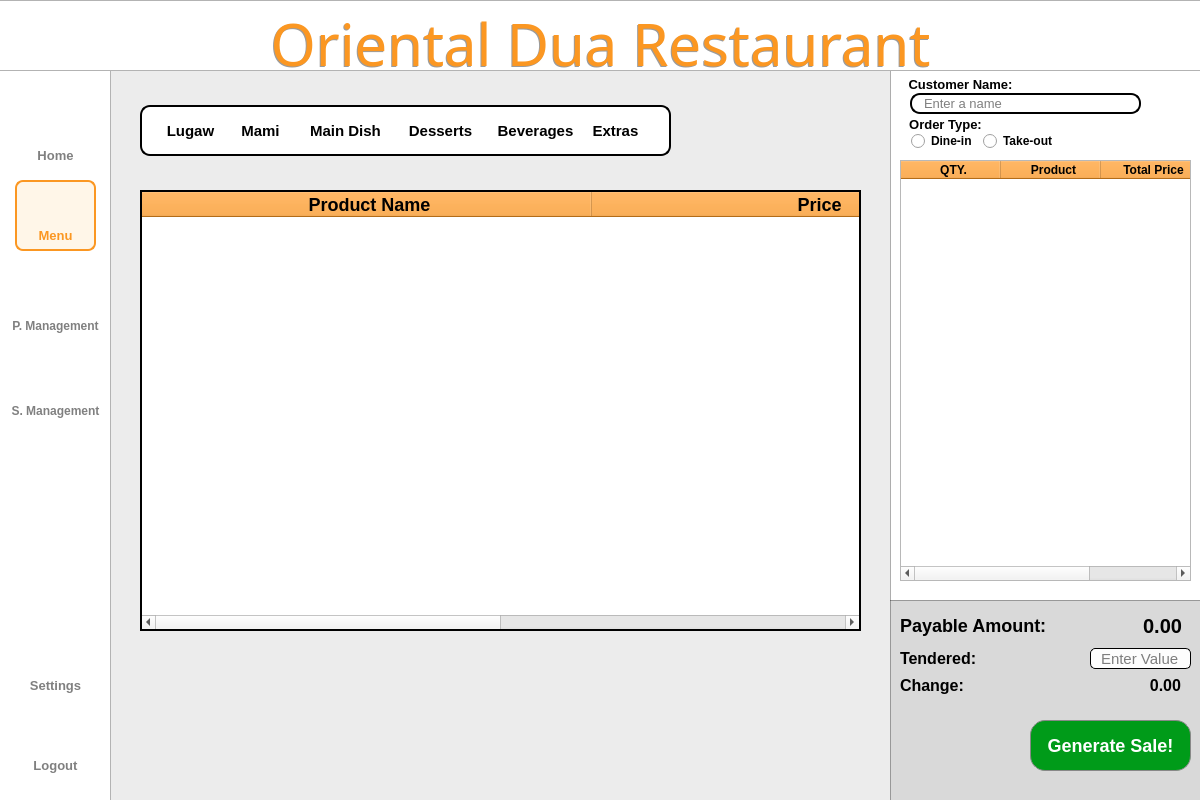
<?xml version="1.0" encoding="UTF-8"?>
<ui version="4.0">
 <class>Dialog</class>
 <widget class="QDialog" name="Dialog">
  <property name="geometry">
   <rect>
    <x>0</x>
    <y>0</y>
    <width>1200</width>
    <height>800</height>
   </rect>
  </property>
  <property name="windowTitle">
   <string>Dialog</string>
  </property>
  <widget class="QWidget" name="bgwidget" native="true">
   <property name="geometry">
    <rect>
     <x>0</x>
     <y>0</y>
     <width>1200</width>
     <height>800</height>
    </rect>
   </property>
   <property name="layoutDirection">
    <enum>Qt::LeftToRight</enum>
   </property>
   <property name="styleSheet">
    <string notr="true">QWidget#bgwidget{
background-color: rgb(236, 236, 236);
}

</string>
   </property>
   <widget class="QLabel" name="sidebar">
    <property name="geometry">
     <rect>
      <x>-10</x>
      <y>-30</y>
      <width>121</width>
      <height>891</height>
     </rect>
    </property>
    <property name="styleSheet">
     <string notr="true">background-color: rgb(255, 255, 255);
border: 1px solid rgba(0, 0, 0, 0.3);  </string>
    </property>
    <property name="text">
     <string/>
    </property>
   </widget>
   <widget class="QLabel" name="titlebar">
    <property name="geometry">
     <rect>
      <x>-2</x>
      <y>0</y>
      <width>1204</width>
      <height>71</height>
     </rect>
    </property>
    <property name="styleSheet">
     <string notr="true">background-color: rgb(255, 255, 255);
border: 1px solid rgba(0, 0, 0, 0.3);  </string>
    </property>
    <property name="text">
     <string/>
    </property>
   </widget>
   <widget class="QLabel" name="title">
    <property name="geometry">
     <rect>
      <x>0</x>
      <y>10</y>
      <width>1201</width>
      <height>71</height>
     </rect>
    </property>
    <property name="styleSheet">
     <string notr="true">QLabel#title{
	color: #FB9722;
    font-family: Sacramento;
    font-size: 58px;
    font-weight: 400;
    padding-bottom: 5px;
    text-align: center;
}</string>
    </property>
    <property name="text">
     <string>Oriental Dua Restaurant</string>
    </property>
    <property name="alignment">
     <set>Qt::AlignCenter</set>
    </property>
    <property name="wordWrap">
     <bool>true</bool>
    </property>
   </widget>
   <widget class="QLabel" name="whitebg_10">
    <property name="geometry">
     <rect>
      <x>890</x>
      <y>50</y>
      <width>311</width>
      <height>761</height>
     </rect>
    </property>
    <property name="styleSheet">
     <string notr="true">background-color: rgb(255, 255, 255);
border: 1px solid rgba(0, 0, 0, 0.3);  
border-radius: 10px;  </string>
    </property>
    <property name="text">
     <string/>
    </property>
   </widget>
   <widget class="QLabel" name="whitebg_11">
    <property name="geometry">
     <rect>
      <x>890</x>
      <y>600</y>
      <width>311</width>
      <height>211</height>
     </rect>
    </property>
    <property name="styleSheet">
     <string notr="true">background-color:#D9D9D9;
border: 1px solid rgba(0, 0, 0, 0.3);  
</string>
    </property>
    <property name="text">
     <string/>
    </property>
   </widget>
   <widget class="QLabel" name="logoutIcon">
    <property name="geometry">
     <rect>
      <x>39</x>
      <y>715</y>
      <width>35</width>
      <height>35</height>
     </rect>
    </property>
    <property name="minimumSize">
     <size>
      <width>35</width>
      <height>35</height>
     </size>
    </property>
    <property name="maximumSize">
     <size>
      <width>35</width>
      <height>35</height>
     </size>
    </property>
    <property name="styleSheet">
     <string notr="true">QLabel#Pmanagementbtn{
    color: rgba(0,0,0, 0.5);
    font-family: 'Roboto';
    font-size: 11px;
    font-weight: 300;
}</string>
    </property>
    <property name="text">
     <string/>
    </property>
    <property name="pixmap">
     <pixmap resource="../resource.qrc">:/icon/icons/shutdown.png</pixmap>
    </property>
    <property name="scaledContents">
     <bool>true</bool>
    </property>
    <property name="alignment">
     <set>Qt::AlignCenter</set>
    </property>
   </widget>
   <widget class="QPushButton" name="logoutbtn">
    <property name="geometry">
     <rect>
      <x>15</x>
      <y>750</y>
      <width>81</width>
      <height>31</height>
     </rect>
    </property>
    <property name="styleSheet">
     <string notr="true">QPushButton{
    color: rgba(0,0,0, 0.5);
    font-family: 'Inter';
    font-size: 13px;
    font-weight: 500;
	border:none;
}

QPushButton:hover{
color: #FB9722;
border: 2px solid #FB9722;
border-radius: 8px;
background-color: rgba(255, 167, 25, 0.1);
}</string>
    </property>
    <property name="text">
     <string>Logout</string>
    </property>
   </widget>
   <widget class="QPushButton" name="settingsbtn">
    <property name="geometry">
     <rect>
      <x>15</x>
      <y>670</y>
      <width>81</width>
      <height>31</height>
     </rect>
    </property>
    <property name="styleSheet">
     <string notr="true">QPushButton{
    color: rgba(0,0,0, 0.5);
    font-family: 'Inter';
    font-size: 13px;
    font-weight: 500;
	border:none;
}

QPushButton:hover{
color: #FB9722;
border: 2px solid #FB9722;
border-radius: 8px;
background-color: rgba(255, 167, 25, 0.1);
}</string>
    </property>
    <property name="text">
     <string>Settings</string>
    </property>
   </widget>
   <widget class="QLabel" name="settingIcon">
    <property name="geometry">
     <rect>
      <x>39</x>
      <y>634</y>
      <width>35</width>
      <height>35</height>
     </rect>
    </property>
    <property name="minimumSize">
     <size>
      <width>35</width>
      <height>35</height>
     </size>
    </property>
    <property name="maximumSize">
     <size>
      <width>35</width>
      <height>35</height>
     </size>
    </property>
    <property name="styleSheet">
     <string notr="true">QLabel#Pmanagementbtn{
    color: rgba(0,0,0, 0.5);
    font-family: 'Roboto';
    font-size: 11px;
    font-weight: 300;
}</string>
    </property>
    <property name="text">
     <string/>
    </property>
    <property name="pixmap">
     <pixmap resource="../resource.qrc">:/icon/icons/settings.png</pixmap>
    </property>
    <property name="scaledContents">
     <bool>true</bool>
    </property>
    <property name="alignment">
     <set>Qt::AlignCenter</set>
    </property>
   </widget>
   <widget class="QPushButton" name="menubtn">
    <property name="geometry">
     <rect>
      <x>15</x>
      <y>220</y>
      <width>81</width>
      <height>31</height>
     </rect>
    </property>
    <property name="styleSheet">
     <string notr="true">QPushButton{
    color: #FB9722;;
    font-family: 'Inter';
    font-size: 13px;
    font-weight: 500;
	border:none;
}
</string>
    </property>
    <property name="text">
     <string>Menu</string>
    </property>
   </widget>
   <widget class="QLabel" name="p_mIcon">
    <property name="geometry">
     <rect>
      <x>37</x>
      <y>270</y>
      <width>40</width>
      <height>40</height>
     </rect>
    </property>
    <property name="minimumSize">
     <size>
      <width>40</width>
      <height>40</height>
     </size>
    </property>
    <property name="maximumSize">
     <size>
      <width>40</width>
      <height>40</height>
     </size>
    </property>
    <property name="styleSheet">
     <string notr="true">QLabel#Pmanagementbtn{
    color: rgba(0,0,0, 0.5);
    font-family: 'Roboto';
    font-size: 11px;
    font-weight: 300;
}</string>
    </property>
    <property name="text">
     <string/>
    </property>
    <property name="pixmap">
     <pixmap resource="../resource.qrc">:/icon/icons/productm.png</pixmap>
    </property>
    <property name="scaledContents">
     <bool>true</bool>
    </property>
    <property name="alignment">
     <set>Qt::AlignCenter</set>
    </property>
   </widget>
   <widget class="QPushButton" name="p_managementbtn">
    <property name="geometry">
     <rect>
      <x>5</x>
      <y>310</y>
      <width>101</width>
      <height>31</height>
     </rect>
    </property>
    <property name="styleSheet">
     <string notr="true">QPushButton{
    color: rgba(0,0,0, 0.5);
    font-family: 'Inter';
    font-size: 12px;
    font-weight: 500;
	border:none;
}

QPushButton:hover{
color: #FB9722;
border: 2px solid #FB9722;
border-radius: 8px;
background-color: rgba(255, 167, 25, 0.1);
}</string>
    </property>
    <property name="text">
     <string>P. Management</string>
    </property>
   </widget>
   <widget class="QLabel" name="homeIcon">
    <property name="geometry">
     <rect>
      <x>40</x>
      <y>110</y>
      <width>30</width>
      <height>30</height>
     </rect>
    </property>
    <property name="minimumSize">
     <size>
      <width>30</width>
      <height>30</height>
     </size>
    </property>
    <property name="maximumSize">
     <size>
      <width>35</width>
      <height>35</height>
     </size>
    </property>
    <property name="styleSheet">
     <string notr="true">QLabel#Pmanagementbtn{
    color: rgba(0,0,0, 0.5);
    font-family: 'Roboto';
    font-size: 11px;
    font-weight: 300;
}</string>
    </property>
    <property name="text">
     <string/>
    </property>
    <property name="pixmap">
     <pixmap resource="../resource.qrc">:/icon/icons/home.png</pixmap>
    </property>
    <property name="scaledContents">
     <bool>true</bool>
    </property>
    <property name="alignment">
     <set>Qt::AlignCenter</set>
    </property>
   </widget>
   <widget class="QPushButton" name="homebtn">
    <property name="geometry">
     <rect>
      <x>15</x>
      <y>140</y>
      <width>81</width>
      <height>31</height>
     </rect>
    </property>
    <property name="styleSheet">
     <string notr="true">QPushButton{
    color: rgba(0,0,0, 0.5);
    font-family: 'Inter';
    font-size: 13px;
    font-weight: 500;
	border:none;
}

QPushButton:hover{
color: #FB9722;
border: 2px solid #FB9722;
border-radius: 8px;
background-color: rgba(255, 167, 25, 0.1);
}
</string>
    </property>
    <property name="text">
     <string>Home</string>
    </property>
   </widget>
   <widget class="QLabel" name="reportIcon">
    <property name="geometry">
     <rect>
      <x>39</x>
      <y>360</y>
      <width>35</width>
      <height>35</height>
     </rect>
    </property>
    <property name="minimumSize">
     <size>
      <width>35</width>
      <height>35</height>
     </size>
    </property>
    <property name="maximumSize">
     <size>
      <width>35</width>
      <height>35</height>
     </size>
    </property>
    <property name="styleSheet">
     <string notr="true">QLabel#Pmanagementbtn{
    color: rgba(0,0,0, 0.5);
    font-family: 'Roboto';
    font-size: 11px;
    font-weight: 300;
}</string>
    </property>
    <property name="text">
     <string/>
    </property>
    <property name="pixmap">
     <pixmap resource="../resource.qrc">:/icon/icons/report.png</pixmap>
    </property>
    <property name="scaledContents">
     <bool>true</bool>
    </property>
    <property name="alignment">
     <set>Qt::AlignCenter</set>
    </property>
   </widget>
   <widget class="QLabel" name="menuIcon">
    <property name="geometry">
     <rect>
      <x>40</x>
      <y>190</y>
      <width>30</width>
      <height>30</height>
     </rect>
    </property>
    <property name="minimumSize">
     <size>
      <width>30</width>
      <height>30</height>
     </size>
    </property>
    <property name="maximumSize">
     <size>
      <width>35</width>
      <height>35</height>
     </size>
    </property>
    <property name="styleSheet">
     <string notr="true">QLabel#Pmanagementbtn{
    color: rgba(0,0,0, 0.5);
    font-family: 'Roboto';
    font-size: 11px;
    font-weight: 300;
}</string>
    </property>
    <property name="text">
     <string/>
    </property>
    <property name="pixmap">
     <pixmap resource="../resource.qrc">:/icon/icons/menu2.png</pixmap>
    </property>
    <property name="scaledContents">
     <bool>true</bool>
    </property>
    <property name="alignment">
     <set>Qt::AlignCenter</set>
    </property>
   </widget>
   <widget class="QLabel" name="label_2">
    <property name="geometry">
     <rect>
      <x>15</x>
      <y>180</y>
      <width>81</width>
      <height>71</height>
     </rect>
    </property>
    <property name="styleSheet">
     <string notr="true">QLabel{
	background-color: rgba(255, 167, 25, 0.1);
	border: 2px solid #FB9722;
	border-radius: 8px;
}</string>
    </property>
    <property name="text">
     <string/>
    </property>
   </widget>
   <widget class="QLabel" name="title_3">
    <property name="geometry">
     <rect>
      <x>-1</x>
      <y>11</y>
      <width>1201</width>
      <height>71</height>
     </rect>
    </property>
    <property name="styleSheet">
     <string notr="true">QLabel{
color: rgba(0, 0, 0, 100);
    font-family: Sacramento;
    font-size: 58px;
    font-weight: 400;
    padding-bottom: 5px;
    text-align: center;
}
</string>
    </property>
    <property name="text">
     <string>Oriental Dua Restaurant</string>
    </property>
    <property name="alignment">
     <set>Qt::AlignCenter</set>
    </property>
    <property name="wordWrap">
     <bool>true</bool>
    </property>
   </widget>
   <widget class="QTableWidget" name="tableWidget2">
    <property name="geometry">
     <rect>
      <x>900</x>
      <y>160</y>
      <width>291</width>
      <height>421</height>
     </rect>
    </property>
    <property name="styleSheet">
     <string notr="true">::item:hover {
    background-color: #FB9722; 
}
QTableWidget#tableWidget2 QHeaderView::section {
	font-family: 'Inter';
	font-size: 12px;
	font-weight: bold;
	background-color: #FB9722; 
	color: black; 
	padding-left: 5px;
}       
</string>
    </property>
    <property name="editTriggers">
     <set>QAbstractItemView::NoEditTriggers</set>
    </property>
    <attribute name="horizontalHeaderStretchLastSection">
     <bool>true</bool>
    </attribute>
    <attribute name="verticalHeaderVisible">
     <bool>false</bool>
    </attribute>
    <attribute name="verticalHeaderCascadingSectionResizes">
     <bool>false</bool>
    </attribute>
    <attribute name="verticalHeaderHighlightSections">
     <bool>false</bool>
    </attribute>
    <column>
     <property name="text">
      <string>QTY.</string>
     </property>
    </column>
    <column>
     <property name="text">
      <string>Product</string>
     </property>
    </column>
    <column>
     <property name="text">
      <string>Total Price</string>
     </property>
    </column>
   </widget>
   <widget class="QLabel" name="userlistlabel_7">
    <property name="geometry">
     <rect>
      <x>900</x>
      <y>69</y>
      <width>121</width>
      <height>30</height>
     </rect>
    </property>
    <property name="styleSheet">
     <string notr="true">QLabel{
    color: #000000;
    font-family: 'Roboto';
    font-size: 13px;
    font-weight: 500;
}</string>
    </property>
    <property name="text">
     <string>Customer Name:</string>
    </property>
    <property name="alignment">
     <set>Qt::AlignCenter</set>
    </property>
   </widget>
   <widget class="QLineEdit" name="customerName_field">
    <property name="geometry">
     <rect>
      <x>910</x>
      <y>93</y>
      <width>231</width>
      <height>21</height>
     </rect>
    </property>
    <property name="styleSheet">
     <string notr="true">QLineEdit {
	padding-left: 10px;
    border-radius: 10px;
    border: 1.5px solid rgb(0, 0, 0);  
    background-color: rgba(255, 255, 255, 240);
    font-family: 'Roboto';
	font-size: 13px;
	font-weight: 400;
}
</string>
    </property>
    <property name="placeholderText">
     <string>Enter a name</string>
    </property>
    <property name="cursorMoveStyle">
     <enum>Qt::LogicalMoveStyle</enum>
    </property>
    <property name="clearButtonEnabled">
     <bool>true</bool>
    </property>
   </widget>
   <widget class="QLabel" name="userlistlabel_8">
    <property name="geometry">
     <rect>
      <x>900</x>
      <y>114</y>
      <width>91</width>
      <height>21</height>
     </rect>
    </property>
    <property name="styleSheet">
     <string notr="true">QLabel{
    color: #000000;
    font-family: 'Roboto';
    font-size: 13px;
    font-weight: 500;
}</string>
    </property>
    <property name="text">
     <string>Order Type:</string>
    </property>
    <property name="alignment">
     <set>Qt::AlignCenter</set>
    </property>
   </widget>
   <widget class="QGroupBox" name="groupBox">
    <property name="geometry">
     <rect>
      <x>905</x>
      <y>130</y>
      <width>171</width>
      <height>21</height>
     </rect>
    </property>
    <property name="styleSheet">
     <string notr="true">border:none;
</string>
    </property>
    <property name="title">
     <string/>
    </property>
    <widget class="QRadioButton" name="dineinbtn">
     <property name="geometry">
      <rect>
       <x>6</x>
       <y>3</y>
       <width>61</width>
       <height>16</height>
      </rect>
     </property>
     <property name="styleSheet">
      <string notr="true">font-family:'Roboto';
font-size:12px;
font-weight: 500;
border:none;</string>
     </property>
     <property name="text">
      <string>Dine-in</string>
     </property>
    </widget>
    <widget class="QRadioButton" name="takeoutbtn">
     <property name="geometry">
      <rect>
       <x>78</x>
       <y>3</y>
       <width>71</width>
       <height>16</height>
      </rect>
     </property>
     <property name="styleSheet">
      <string notr="true">font-family:'Roboto';
font-size:12px;
font-weight: 500;
border:none;</string>
     </property>
     <property name="text">
      <string>Take-out</string>
     </property>
    </widget>
   </widget>
   <widget class="QPushButton" name="proceedbtn">
    <property name="geometry">
     <rect>
      <x>1030</x>
      <y>720</y>
      <width>161</width>
      <height>51</height>
     </rect>
    </property>
    <property name="styleSheet">
     <string notr="true">QPushButton{
	color: #FFFFFF;
    background-color: #009B19;
    border: 1px solid #888888;
    border-radius: 15px;
	font-family: 'Roboto';
    font-size: 18px;
    font-weight: 500;
}
QPushButton:hover {
	background-color: rgb(0, 175, 26);
}

QPushButton:pressed {
  background-color: #009B19;
}</string>
    </property>
    <property name="text">
     <string>Generate Sale!</string>
    </property>
   </widget>
   <widget class="QLabel" name="userlistlabel_9">
    <property name="geometry">
     <rect>
      <x>900</x>
      <y>610</y>
      <width>151</width>
      <height>30</height>
     </rect>
    </property>
    <property name="styleSheet">
     <string notr="true">QLabel{
    color: #000000;
    font-family: 'Roboto';
    font-size: 18px;
    font-weight: 500;
}</string>
    </property>
    <property name="text">
     <string>Payable Amount:</string>
    </property>
    <property name="alignment">
     <set>Qt::AlignLeading|Qt::AlignLeft|Qt::AlignVCenter</set>
    </property>
   </widget>
   <widget class="QLabel" name="userlistlabel_10">
    <property name="geometry">
     <rect>
      <x>900</x>
      <y>648</y>
      <width>91</width>
      <height>21</height>
     </rect>
    </property>
    <property name="styleSheet">
     <string notr="true">QLabel{
    color: #000000;
    font-family: 'Roboto';
    font-size: 16px;
    font-weight: 500;
}</string>
    </property>
    <property name="text">
     <string>Tendered:</string>
    </property>
    <property name="alignment">
     <set>Qt::AlignLeading|Qt::AlignLeft|Qt::AlignVCenter</set>
    </property>
   </widget>
   <widget class="QLabel" name="userlistlabel_11">
    <property name="geometry">
     <rect>
      <x>900</x>
      <y>675</y>
      <width>81</width>
      <height>21</height>
     </rect>
    </property>
    <property name="styleSheet">
     <string notr="true">QLabel{
    color: #000000;
    font-family: 'Roboto';
    font-size: 16px;
    font-weight: 500;
}</string>
    </property>
    <property name="text">
     <string>Change:</string>
    </property>
    <property name="alignment">
     <set>Qt::AlignLeading|Qt::AlignLeft|Qt::AlignVCenter</set>
    </property>
   </widget>
   <widget class="QPushButton" name="mamibtn">
    <property name="geometry">
     <rect>
      <x>230</x>
      <y>110</y>
      <width>61</width>
      <height>41</height>
     </rect>
    </property>
    <property name="styleSheet">
     <string notr="true">QPushButton{
    color: #000000;;
    font-family: 'Roboto';
    font-size: 15px;
    font-weight: 500;
	border:none;
}

QPushButton:hover{
color: #FB9722;
background-color: #FB9722;
border: 2px solid #FB9722;
border-radius: 8px;
background-color: rgba(255, 167, 25, 0.1);
}

</string>
    </property>
    <property name="text">
     <string>Mami</string>
    </property>
   </widget>
   <widget class="QPushButton" name="dessertsbtn">
    <property name="geometry">
     <rect>
      <x>400</x>
      <y>110</y>
      <width>81</width>
      <height>41</height>
     </rect>
    </property>
    <property name="styleSheet">
     <string notr="true">QPushButton{
    color: #000000;;
    font-family: 'Roboto';
    font-size: 15px;
    font-weight: 500;
	border:none;
}

QPushButton:hover{
color: #FB9722;
background-color: #FB9722;
border: 2px solid #FB9722;
border-radius: 8px;
background-color: rgba(255, 167, 25, 0.1);
}

</string>
    </property>
    <property name="text">
     <string>Desserts</string>
    </property>
   </widget>
   <widget class="QLabel" name="whitebg">
    <property name="geometry">
     <rect>
      <x>140</x>
      <y>105</y>
      <width>531</width>
      <height>51</height>
     </rect>
    </property>
    <property name="styleSheet">
     <string notr="true">background-color: rgb(255, 255, 255);
border: 2px solid rgba(0, 0, 0, 1);  
border-radius: 10px;  </string>
    </property>
    <property name="frameShape">
     <enum>QFrame::WinPanel</enum>
    </property>
    <property name="lineWidth">
     <number>2</number>
    </property>
    <property name="text">
     <string/>
    </property>
   </widget>
   <widget class="QPushButton" name="lugawbtn">
    <property name="geometry">
     <rect>
      <x>160</x>
      <y>110</y>
      <width>61</width>
      <height>41</height>
     </rect>
    </property>
    <property name="styleSheet">
     <string notr="true">QPushButton{
    color: #000000;;
    font-family: 'Roboto';
    font-size: 15px;
    font-weight: 500;
	border:none;
}

QPushButton:hover{
color: #FB9722;
background-color: #FB9722;
border: 2px solid #FB9722;
border-radius: 8px;
background-color: rgba(255, 167, 25, 0.1);
}


</string>
    </property>
    <property name="text">
     <string>Lugaw</string>
    </property>
   </widget>
   <widget class="QPushButton" name="maindishbtn">
    <property name="geometry">
     <rect>
      <x>300</x>
      <y>110</y>
      <width>91</width>
      <height>41</height>
     </rect>
    </property>
    <property name="styleSheet">
     <string notr="true">QPushButton{
    color: #000000;;
    font-family: 'Roboto';
    font-size: 15px;
    font-weight: 500;
	border:none;
}

QPushButton:hover{
color: #FB9722;
background-color: #FB9722;
border: 2px solid #FB9722;
border-radius: 8px;
background-color: rgba(255, 167, 25, 0.1);
}

</string>
    </property>
    <property name="text">
     <string>Main Dish</string>
    </property>
   </widget>
   <widget class="QPushButton" name="beveragesbtn">
    <property name="geometry">
     <rect>
      <x>490</x>
      <y>110</y>
      <width>91</width>
      <height>41</height>
     </rect>
    </property>
    <property name="styleSheet">
     <string notr="true">QPushButton{
    color: #000000;;
    font-family: 'Roboto';
    font-size: 15px;
    font-weight: 500;
	border:none;
}

QPushButton:hover{
color: #FB9722;
background-color: #FB9722;
border: 2px solid #FB9722;
border-radius: 8px;
background-color: rgba(255, 167, 25, 0.1);
}
</string>
    </property>
    <property name="text">
     <string>Beverages</string>
    </property>
   </widget>
   <widget class="QPushButton" name="extrasbtn">
    <property name="geometry">
     <rect>
      <x>580</x>
      <y>110</y>
      <width>71</width>
      <height>41</height>
     </rect>
    </property>
    <property name="styleSheet">
     <string notr="true">QPushButton{
    color: #000000;;
    font-family: 'Roboto';
    font-size: 15px;
    font-weight: 500;
	border:none;
}

QPushButton:hover{
color: #FB9722;
background-color: #FB9722;
border: 2px solid #FB9722;
border-radius: 8px;
background-color: rgba(255, 167, 25, 0.1);
}
</string>
    </property>
    <property name="text">
     <string>Extras</string>
    </property>
   </widget>
   <widget class="QTableWidget" name="tableWidget">
    <property name="geometry">
     <rect>
      <x>140</x>
      <y>190</y>
      <width>721</width>
      <height>441</height>
     </rect>
    </property>
    <property name="styleSheet">
     <string notr="true">::item:hover {
    background-color: #FB9722; 
}
QTableWidget#tableWidget QHeaderView::section {
	font-family: 'Inter';
	font-size: 18px;
	font-weight: bold;
	background-color: #FB9722; 
	color: black; 
	padding-left: 5px;
}       
</string>
    </property>
    <property name="frameShape">
     <enum>QFrame::WinPanel</enum>
    </property>
    <property name="frameShadow">
     <enum>QFrame::Plain</enum>
    </property>
    <property name="lineWidth">
     <number>1</number>
    </property>
    <property name="midLineWidth">
     <number>0</number>
    </property>
    <property name="autoScrollMargin">
     <number>1</number>
    </property>
    <property name="editTriggers">
     <set>QAbstractItemView::NoEditTriggers</set>
    </property>
    <property name="alternatingRowColors">
     <bool>true</bool>
    </property>
    <property name="selectionMode">
     <enum>QAbstractItemView::SingleSelection</enum>
    </property>
    <property name="selectionBehavior">
     <enum>QAbstractItemView::SelectRows</enum>
    </property>
    <property name="textElideMode">
     <enum>Qt::ElideMiddle</enum>
    </property>
    <property name="showGrid">
     <bool>true</bool>
    </property>
    <property name="gridStyle">
     <enum>Qt::SolidLine</enum>
    </property>
    <property name="sortingEnabled">
     <bool>false</bool>
    </property>
    <attribute name="horizontalHeaderVisible">
     <bool>true</bool>
    </attribute>
    <attribute name="horizontalHeaderCascadingSectionResizes">
     <bool>true</bool>
    </attribute>
    <attribute name="horizontalHeaderMinimumSectionSize">
     <number>100</number>
    </attribute>
    <attribute name="horizontalHeaderDefaultSectionSize">
     <number>450</number>
    </attribute>
    <attribute name="horizontalHeaderHighlightSections">
     <bool>false</bool>
    </attribute>
    <attribute name="horizontalHeaderShowSortIndicator" stdset="0">
     <bool>false</bool>
    </attribute>
    <attribute name="horizontalHeaderStretchLastSection">
     <bool>true</bool>
    </attribute>
    <attribute name="verticalHeaderVisible">
     <bool>false</bool>
    </attribute>
    <column>
     <property name="text">
      <string>Product Name</string>
     </property>
    </column>
    <column>
     <property name="text">
      <string>Price</string>
     </property>
    </column>
   </widget>
   <widget class="QLineEdit" name="tendered_field">
    <property name="geometry">
     <rect>
      <x>1090</x>
      <y>648</y>
      <width>101</width>
      <height>21</height>
     </rect>
    </property>
    <property name="styleSheet">
     <string notr="true">QLineEdit{
	padding-left: 8px;
    border-radius: 5px;
    border: 1px solid rgb(0, 0, 0);  
    background-color: rgba(255, 255, 255, 240);
    font-family: 'Roboto';
	font-size: 15px;
	font-weight: 400;
}
</string>
    </property>
    <property name="placeholderText">
     <string>Enter Value</string>
    </property>
    <property name="cursorMoveStyle">
     <enum>Qt::LogicalMoveStyle</enum>
    </property>
    <property name="clearButtonEnabled">
     <bool>true</bool>
    </property>
   </widget>
   <widget class="QLabel" name="payable_amount">
    <property name="geometry">
     <rect>
      <x>1099</x>
      <y>610</y>
      <width>83</width>
      <height>31</height>
     </rect>
    </property>
    <property name="styleSheet">
     <string notr="true">QLabel{
    color: #000000;
    font-family: 'Roboto';
    font-size: 20px;
    font-weight: 500;
}</string>
    </property>
    <property name="text">
     <string>0.00</string>
    </property>
    <property name="alignment">
     <set>Qt::AlignRight|Qt::AlignTrailing|Qt::AlignVCenter</set>
    </property>
   </widget>
   <widget class="QLabel" name="change">
    <property name="geometry">
     <rect>
      <x>1060</x>
      <y>675</y>
      <width>121</width>
      <height>21</height>
     </rect>
    </property>
    <property name="styleSheet">
     <string notr="true">QLabel{
    color: #000000;
    font-family: 'Roboto';
    font-size: 16px;
    font-weight: 500;
}</string>
    </property>
    <property name="text">
     <string>0.00</string>
    </property>
    <property name="alignment">
     <set>Qt::AlignRight|Qt::AlignTrailing|Qt::AlignVCenter</set>
    </property>
   </widget>
   <widget class="QLabel" name="imgplaceholder">
    <property name="geometry">
     <rect>
      <x>730</x>
      <y>520</y>
      <width>151</width>
      <height>161</height>
     </rect>
    </property>
    <property name="text">
     <string/>
    </property>
    <property name="scaledContents">
     <bool>true</bool>
    </property>
   </widget>
   <widget class="QPushButton" name="reportbtn">
    <property name="geometry">
     <rect>
      <x>5</x>
      <y>395</y>
      <width>101</width>
      <height>31</height>
     </rect>
    </property>
    <property name="styleSheet">
     <string notr="true">QPushButton{
    color: rgba(0,0,0, 0.5);
    font-family: 'Inter';
    font-size: 12px;
    font-weight: 500;
	border:none;
}

QPushButton:hover{
color: #FB9722;
border: 2px solid #FB9722;
border-radius: 8px;
background-color: rgba(255, 167, 25, 0.1);
}</string>
    </property>
    <property name="text">
     <string>S. Management</string>
    </property>
   </widget>
   <zorder>whitebg</zorder>
   <zorder>whitebg_10</zorder>
   <zorder>sidebar</zorder>
   <zorder>titlebar</zorder>
   <zorder>whitebg_11</zorder>
   <zorder>logoutIcon</zorder>
   <zorder>logoutbtn</zorder>
   <zorder>settingsbtn</zorder>
   <zorder>settingIcon</zorder>
   <zorder>p_mIcon</zorder>
   <zorder>p_managementbtn</zorder>
   <zorder>homeIcon</zorder>
   <zorder>homebtn</zorder>
   <zorder>reportIcon</zorder>
   <zorder>label_2</zorder>
   <zorder>menuIcon</zorder>
   <zorder>menubtn</zorder>
   <zorder>title_3</zorder>
   <zorder>title</zorder>
   <zorder>tableWidget2</zorder>
   <zorder>userlistlabel_7</zorder>
   <zorder>customerName_field</zorder>
   <zorder>userlistlabel_8</zorder>
   <zorder>groupBox</zorder>
   <zorder>proceedbtn</zorder>
   <zorder>userlistlabel_9</zorder>
   <zorder>userlistlabel_10</zorder>
   <zorder>userlistlabel_11</zorder>
   <zorder>mamibtn</zorder>
   <zorder>dessertsbtn</zorder>
   <zorder>lugawbtn</zorder>
   <zorder>maindishbtn</zorder>
   <zorder>beveragesbtn</zorder>
   <zorder>extrasbtn</zorder>
   <zorder>tableWidget</zorder>
   <zorder>tendered_field</zorder>
   <zorder>payable_amount</zorder>
   <zorder>change</zorder>
   <zorder>imgplaceholder</zorder>
   <zorder>reportbtn</zorder>
  </widget>
 </widget>
 <resources>
  <include location="../resource.qrc"/>
 </resources>
 <connections/>
</ui>
